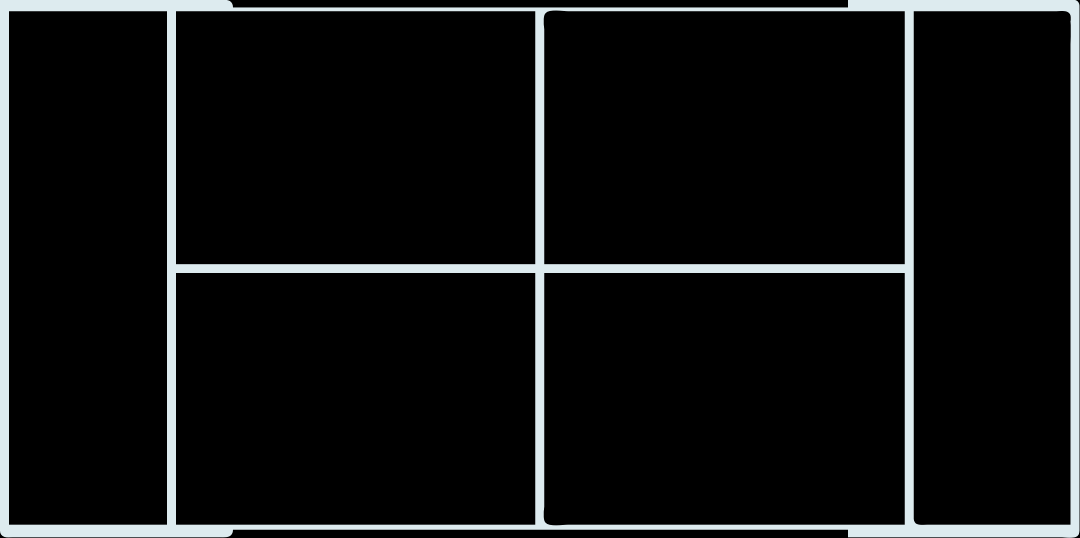
#> input picture court_reference.png, 1080 x 538 px
$ python -i image_processor.py   (imports and definitions only)
#> lines starting #> are read from the running program, lines starting #| are printed output that depends on the picture; after the words box and inside, x2 and y2 are one past the last pixel; in counts of white or black regions, pixels touching at a corner belong together
#> further down, picture is the input picture: shape (538, 1080, 3); mean B, G, R 18.9, 18.6, 17.5
import cv2
import numpy as np
import matplotlib.pyplot as plt
import math
from functools import cmp_to_key
import matplotlib.pyplot as plt
from scipy.spatial import distance


# [14 lines left out: functions import_court, court_borders, not called in this run]

def gray_scale(image,dialation=3,kernel_size=3):
    """
    creates a threshold image of the original for homography matrix scoring
    """
#> called with dialation = 3, kernel_size = 3
    kernel = np.ones((kernel_size,kernel_size), np.uint8)
    gray =  cv2.cvtColor(image, cv2.COLOR_BGR2GRAY)
    gray = cv2.threshold(gray, 200, 255, cv2.THRESH_BINARY)[1]
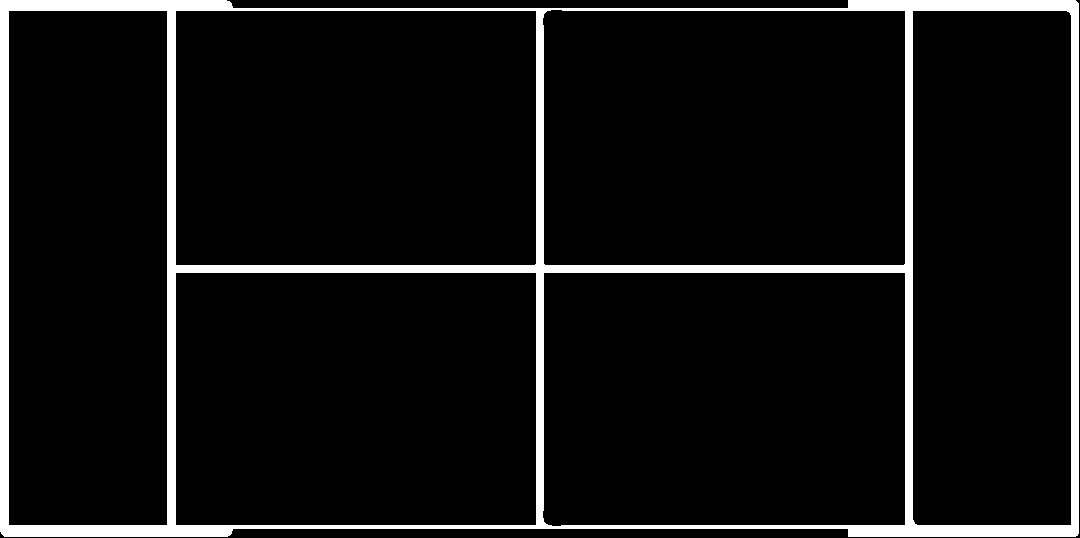
#> gray: shape (538, 1080); 7.3% white; 1 white region, box (x1, y1, x2, y2) and area: (0, 0, 1079, 537) 42284
    gray = cv2.dilate(gray,kernel,iterations=dialation)
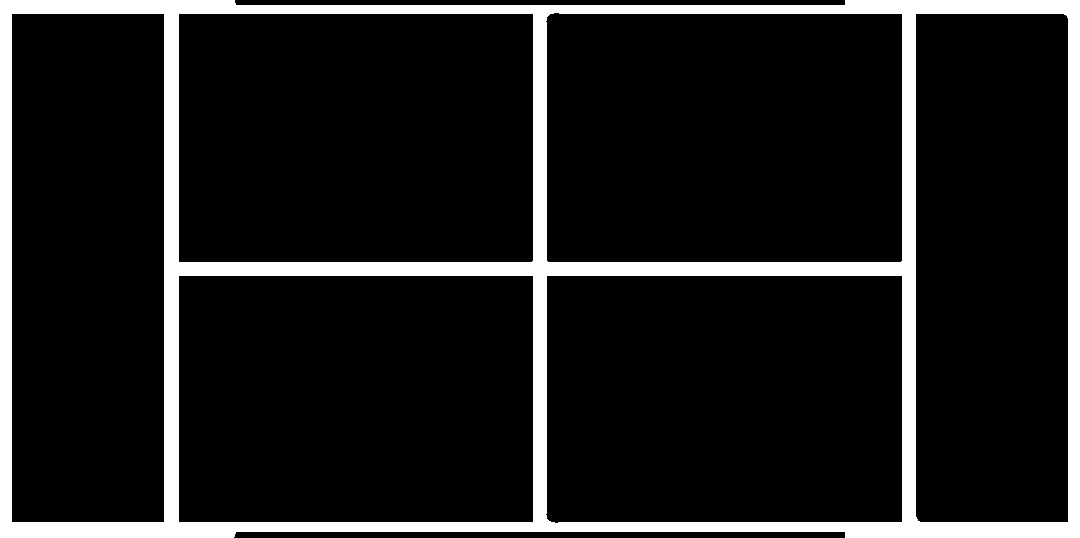
#> gray: shape (538, 1080); 12% white; 1 white region, box (x1, y1, x2, y2) and area: (0, 0, 1080, 538) 69679
    gray[gray > 0] = 1
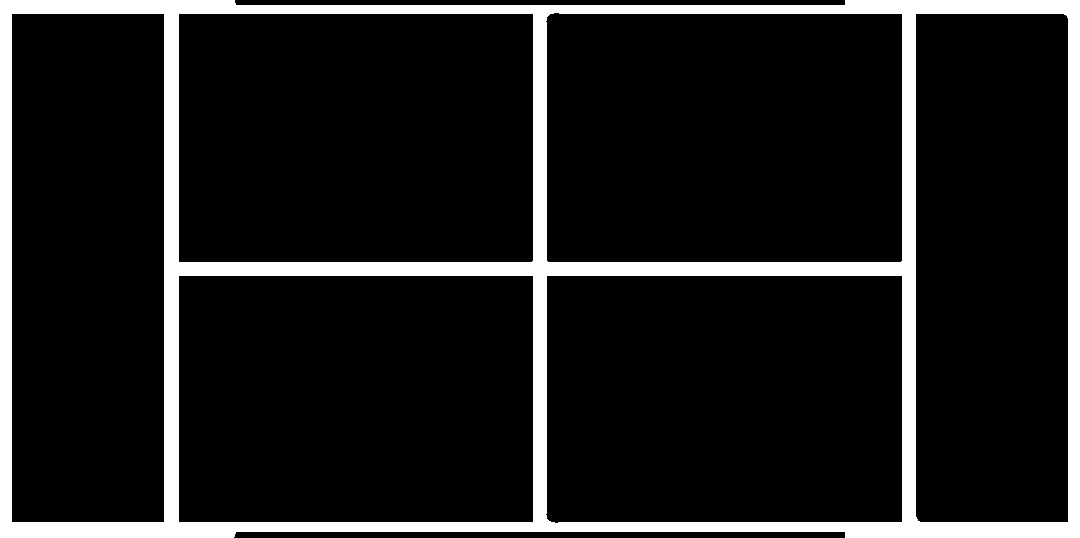
#> gray: shape (538, 1080); values 0 (black) and 1 (white), 12% white; 1 white region, box (x1, y1, x2, y2) and area: (0, 0, 1080, 538) 69679
    return gray

# [145 lines left out: functions get_intersection_1, midpoint, find_line_eq, order_points, homography_scorer, get_corners and 2 more, not called in this run]

>>> import cv2
>>> picture = cv2.imread('../court_reference.png')
>>> result = gray_scale(picture)
